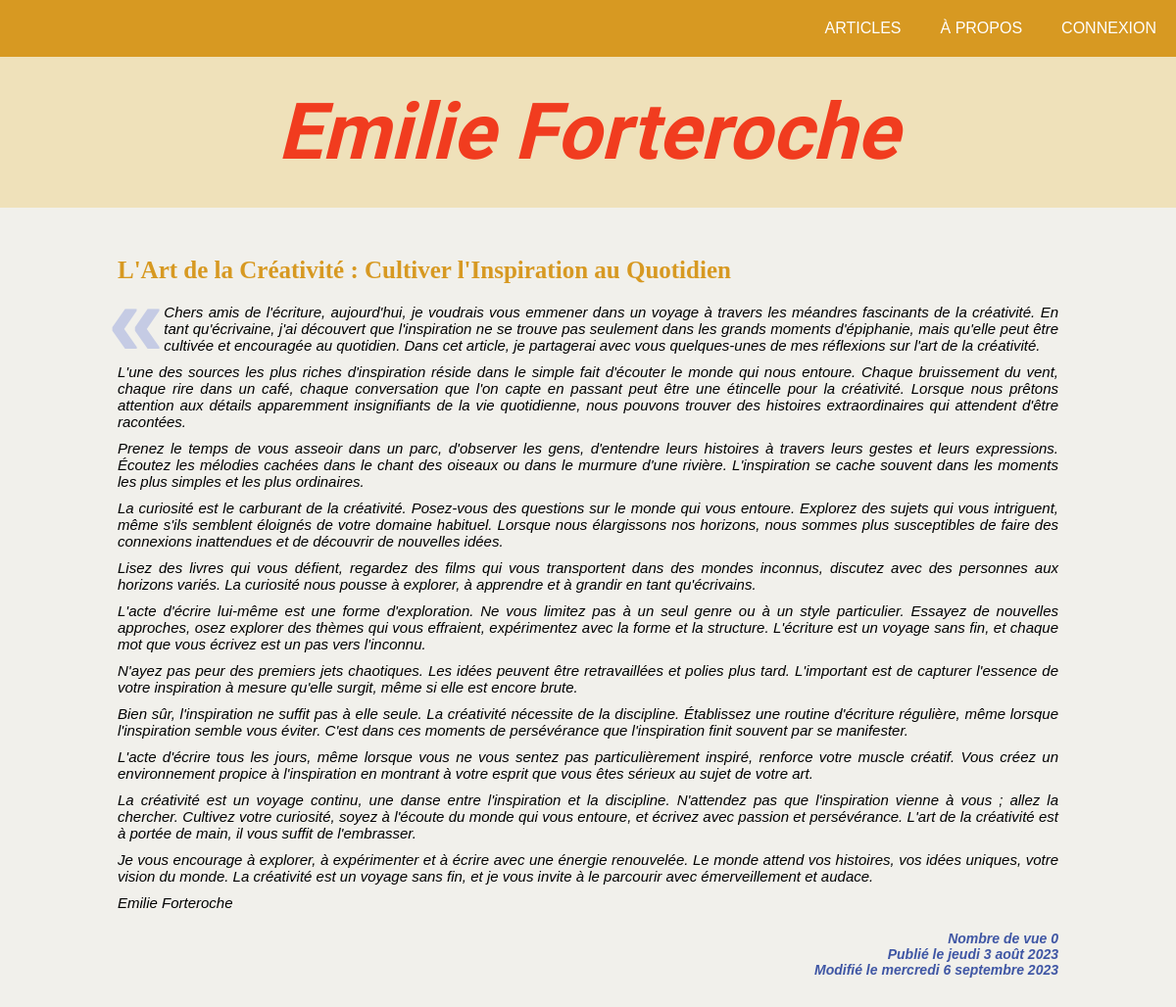
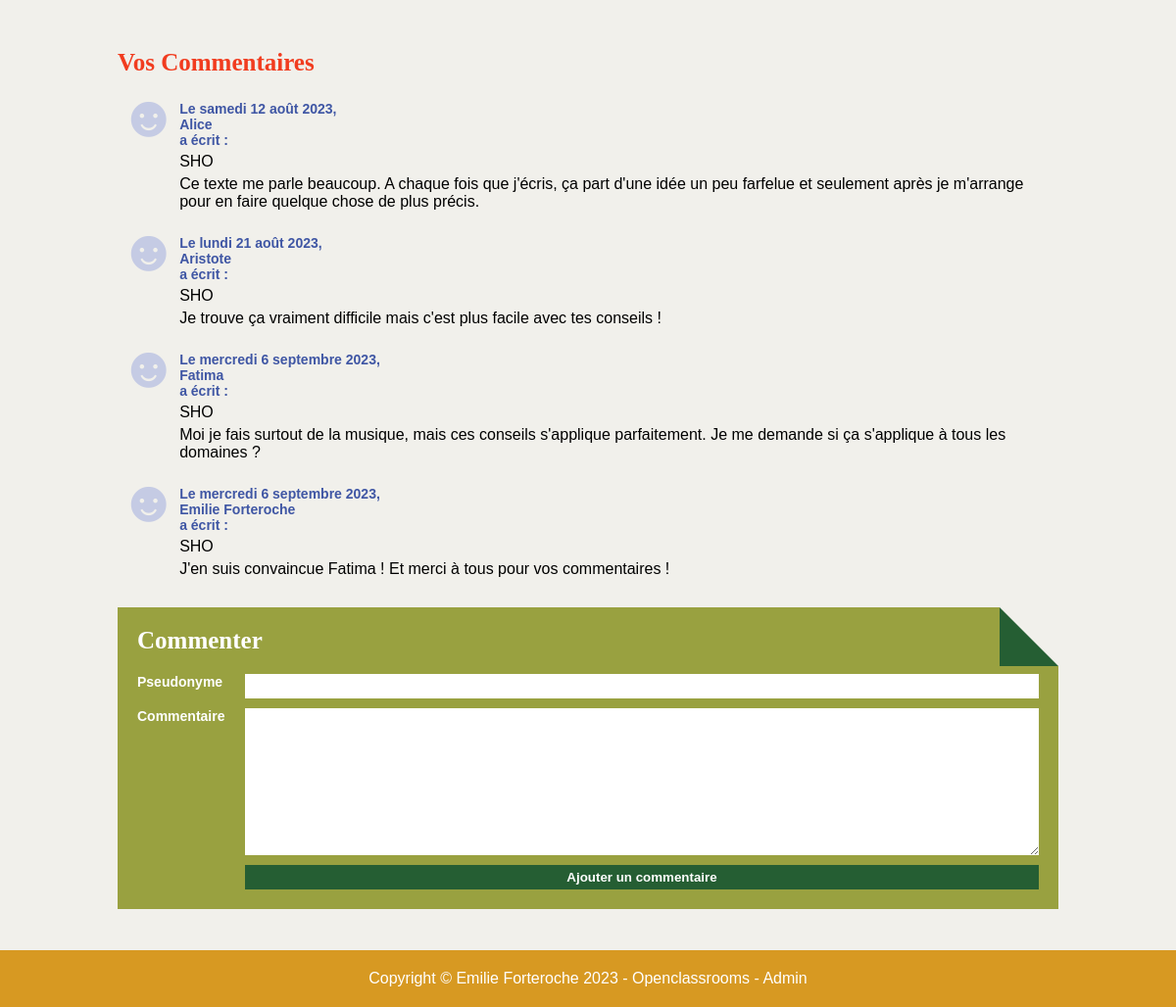
Screenshot of /index.php?action=showArticle&id=2 with the database file from the repository (2 pictures, top to bottom).
### tables this page shows
CREATE TABLE IF NOT EXISTS `article` (
  `id` int(11) NOT NULL AUTO_INCREMENT,
  `id_user` int(11) NOT NULL,
  `title` varchar(255) NOT NULL,
  `content` text NOT NULL,
  `date_creation` datetime NOT NULL,
  `date_update` datetime DEFAULT NULL,
  PRIMARY KEY (`id`),
  KEY `link_article_user` (`id_user`)
);

CREATE TABLE IF NOT EXISTS `comment` (
  `id` int(11) NOT NULL AUTO_INCREMENT,
  `id_article` int(11) NOT NULL,
  `pseudo` varchar(255) NOT NULL,
  `content` text NOT NULL,
  `date_creation` datetime NOT NULL,
  PRIMARY KEY (`id`),
  KEY `link_comment_article` (`id_article`)
);

### views/View.php (called while the page is built, shortened)
<?php
class View
{
    public function render(string $viewName, array $params = []) : void
    {
        $viewPath = $this->buildViewPath($viewName);
        $content = $this->_renderViewFromTemplate($viewPath, $params);
        require(MAIN_VIEW_PATH);
    }
    private function _renderViewFromTemplate(string $viewPath, array $params = []) : string
    {
        if (file_exists($viewPath)) {
            extract($params);
            require($viewPath);
            return ob_get_clean();
        } else {
            throw new Exception("La vue '$viewPath' est introuvable.");
        }
    }
    private function buildViewPath(string $viewName) : string
    {
        return TEMPLATE_VIEW_PATH . $viewName . '.php';
    }
}

### controllers/ArticleController.php (called while the page is built, shortened)
<?php
class ArticleController
{
    public function showArticle(): void
    {
        $id             = Utils::request("id", -1);
        $articleManager = new ArticleManager();
        $article        = $articleManager->getArticleById($id);
        $article        = $articleManager->updateViewsArticle($article);
        $commentManager = new CommentManager();
        $comments       = $commentManager->getAllCommentsByArticleId($id);
        $view           = new View($article->getTitle());
        $view->render("detailArticle", ['article' => $article, 'comments' => $comments]);
    }
}

### index.php (called while the page is built, shortened)
<?php
$action = Utils::request('action', 'home');
try {
    switch ($action) {
        case 'showArticle':
            $articleController = new ArticleController();
            $articleController->showArticle();
            break;
    }
} catch (Exception $e) {
    $errorView = new View('Erreur');
    $errorView->render('errorPage', ['errorMessage' => $e->getMessage()]);
}

### models/DBManager.php (called while the page is built, shortened)
<?php
class DBManager
{
    private static $instance;
    private $db;
    private function __construct()
    {
        $this->db = new PDO('mysql:host=' . DB_HOST . ';dbname=' . DB_NAME . ';charset=utf8', DB_USER, DB_PASS);
        $this->db->setAttribute(PDO::ATTR_ERRMODE, PDO::ERRMODE_EXCEPTION);
        $this->db->setAttribute(PDO::ATTR_DEFAULT_FETCH_MODE, PDO::FETCH_ASSOC);
    }
    public static function getInstance() : DBManager
    {
        if (!self::$instance) {
            self::$instance = new DBManager();
        }
        return self::$instance;
    }
    public function query(string $sql, ?array $params = null) : PDOStatement
    {
        if ($params == null) {
            $query = $this->db->query($sql);
        } else {
            $query = $this->db->prepare($sql);
            $query->execute($params);
        }
        return $query;
    }
}

### models/ArticleManager.php (called while the page is built, shortened)
<?php
class ArticleManager extends AbstractEntityManager
{
    public function updateViewsArticle(Article $article): Article
    {
        $views = $article->getViews() + 1;
        $sql   = "UPDATE article SET views = :views WHERE id = :id";
        $this->db->query($sql, [
            'views' => $views,
            'id' => $article->getId()
        ]);
        $article = $this->getArticleById($article->getId());
        return $article;
    }
    public function getArticleById(int $id): ?Article
    {
        $sql     = "SELECT * FROM article WHERE id = :id";
        $result  = $this->db->query($sql, ['id' => $id]);
        $article = $result->fetch();
        if ($article) {
            return new Article($article);
        }
        return null;
    }
}

### models/AbstractEntity.php (called while the page is built, shortened)
<?php
abstract class AbstractEntity
{
    protected int $id = -1;
    protected function hydrate(array $data) : void
    {
        foreach ($data as $key => $value) {
            $method = 'set' . str_replace('_', '', ucwords($key, '_'));
        }
    }
    public function setId(int $id) : void
    {
        $this->id = $id;
    }
    public function getId() : int
    {
        return $this->id;
    }
}

### models/Article.php (called while the page is built, shortened)
<?php
class Article extends AbstractEntity
{
    private string    $title        = "";
    private string    $content      = "";
    private ?DateTime $dateCreation = null;
    private ?DateTime $dateUpdate   = null;
    private ?int       $views        = null;
    private string    $slug         = "";
    public function getSlug(): string
    {
        return $this->slug;
    }
    public function setSlug(string $input): void
    {
        $textlower = isset($input) ? strtolower($input) : strtolower($this->title);
        $utf8normal   = iconv('utf-8', 'ascii//TRANSLIT', $textlower);
        $specialchars = preg_replace("/[:']/", '', $utf8normal);
        $this->slug   = str_replace(' ', '_', $specialchars);
    }
    public function getViews(): int
    {
        return $this->views;
    }
    public function setViews(?int $views): void
    {
        $this->views = $views != null ? $views : 0;
    }
    public function getTitle(): string
    {
        return $this->title;
    }
    public function setTitle(string $title): void
    {
        $this->title = $title;
    }
    public function getContent(int $length = -1): string
    {
        return $this->content;
    }
    public function setContent(string $content): void
    {
        $this->content = $content;
    }
    public function getDateCreation(): DateTime|IntlDateFormatter|string
    {
        return $this->dateCreation;
    }
    public function setDateCreation(string|DateTime $dateCreation, string $format = 'Y-m-d H:i:s'): void
    {
        if (is_string($dateCreation)) {
            $dateCreation = DateTime::createFromFormat($format, $dateCreation);
        }
        $this->dateCreation = $dateCreation;
    }
    public function getDateUpdate(): ?DateTime
    {
        return $this->dateUpdate;
    }
    public function setDateUpdate(string|DateTime $dateUpdate, string $format = 'Y-m-d H:i:s'): void
    {
        if (is_string($dateUpdate)) {
            $dateUpdate = DateTime::createFromFormat($format, $dateUpdate);
        }
        $this->dateUpdate = $dateUpdate;
    }
}

### models/CommentManager.php (called while the page is built, shortened)
<?php
class CommentManager extends AbstractEntityManager
{
    public function getAllCommentsByArticleId(int $idArticle): array
    {
        $sql      = "SELECT * FROM comment WHERE id_article = :idArticle";
        $result   = $this->db->query($sql, ['idArticle' => $idArticle]);
        $comments = [];
        while ($comment = $result->fetch()) {
            $comments[] = new Comment($comment);
        }
        return $comments;
    }
}

### models/Comment.php (called while the page is built, shortened)
<?php
class Comment extends AbstractEntity
{
    private string $pseudo;
    private string $content;
    private DateTime $dateCreation;
    public function getPseudo(): string
    {
        return $this->pseudo;
    }
    public function setPseudo(string $pseudo): void
    {
        $this->pseudo = $pseudo;
    }
    public function getContent(): string
    {
        return $this->content;
    }
    public function setContent(string $content): void
    {
        $this->content = $content;
    }
    public function getDateCreation(): DateTime
    {
        return $this->dateCreation;
    }
    public function setDateCreation(string|DateTime $dateCreation, string $format = 'Y-m-d H:i:s') : void
    {
        if (is_string($dateCreation)) {
            $dateCreation = DateTime::createFromFormat($format, $dateCreation);
        }
        $this->dateCreation = $dateCreation;
    }
}

### services/Utils.php (the view, shortened to what this page needs)
<?php
class Utils {
    public static function convertDateToFrenchFormat(DateTime $date) : string
    {
        $dateFormatter = new IntlDateFormatter('fr_FR', IntlDateFormatter::FULL, IntlDateFormatter::FULL);
        $dateFormatter->setPattern('EEEE d MMMM Y');
        return $dateFormatter->format($date);
    }
    public static function format(string $string) : string
    {
        $finalString = htmlspecialchars($string, ENT_QUOTES);
        $lines = explode("\n", $finalString);
        $finalString = "";
        foreach ($lines as $line) {
            if (trim($line) != "") {
                $finalString .= "<p>$line</p>";
            }
        }
        return $finalString;
    }
    public static function request(string $variableName, mixed $defaultValue = null) : mixed
    {
        return $_REQUEST[$variableName] ?? $defaultValue;
    }
}

### views/templates/detailArticle.php (shortened to what this page needs)
<article class="mainArticle">
    <h2> <?= Utils::format($article->getTitle()) ?>  </h2>
    <span class="quotation">«</span>
    <p><?= Utils::format($article->getContent()) ?></p>
    <div class="footer">
        <span class="info" id="page_views_<?= $article->getSlug() ?>"> Nombre de vue <?= $article->getViews() ?></span>
        <span class="info"> Publié le <?= Utils::convertDateToFrenchFormat($article->getDateCreation()) ?></span>
        <?php if ($article->getDateUpdate() != null) { ?>
            <span class="info"> Modifié le <?= Utils::convertDateToFrenchFormat($article->getDateUpdate()) ?></span>
        <?php } ?>
    </div>
</article>
<div class="comments">
    <h2 class="commentsTitle">Vos Commentaires</h2>
    <?php
    if (empty($comments)) {
        echo '<p class="info">Aucun commentaire pour cet article.</p>';
    } else {
        echo '<ul>';
        foreach ($comments as $comment) {
            echo '<li>';
            echo '  <div class="smiley">☻</div>';
            echo '  <div class="detailComment">';
            echo '      <h3 class="info">Le ' . Utils::convertDateToFrenchFormat($comment->getDateCreation()) . ", " . Utils::format($comment->getPseudo()) . ' a écrit :</h3>';
            echo ' SHO     <p class="content">' . Utils::format($comment->getContent()) . '</p>';
            echo '  </div>';
            echo '</li>';
        }
        echo '</ul>';
    }
    ?>
    <form action="index.php" method="post" class="foldedCorner">
        <h2>Commenter</h2>
        <div class="formComment formGrid">
            <label for="pseudo">Pseudonyme</label>
            <input type="text" name="pseudo" id="pseudo" required>
            <label for="content">Commentaire</label>
            <textarea name="content" id="content" required></textarea>
            <button class="submit">Ajouter un commentaire</button>
        </div>
    </form>
</div>

### views/templates/main.php (shortened to what this page needs)
<!DOCTYPE html>
<html lang="fr">
<head>
    <link rel="stylesheet" href="./css/style.css">
</head>
<body>
    <header>
        <nav>
            <a href="index.php">Articles</a>
            <a href="index.php?action=apropos">À propos</a>
            <?php
                if (isset($_SESSION['user'])) {
                    echo '<a href="index.php?action=admin">Administration</a>';
                    echo '<a href="index.php?action=disconnectUser">Déconnexion</a>';
                }else{
                    echo '<a href="index.php?action=connectionForm">Connexion</a>';
                }
                ?>
        </nav>
        <h1>Emilie Forteroche</h1>
    </header>
    <main>
        <?= $content  ?>
    </main>
    <footer>
        <p>Copyright © Emilie Forteroche 2023 - Openclassrooms - <a href="index.php?action=admin">Admin</a>
    </footer>
</body>
</html>

### css/style.css (style rules this page uses)
* { margin: 0; padding: 0; box-sizing: border-box; }
:root { --backgroundColor: #f1f0eb; --headerColor: #d79922; --headerPaleColor: #efe1ba; --titleColor: #f13c1f; --dateColor: #3f56a4; --quoteColor: #c5cbe4; --commentPaleColor: #99a140; --commentColor: #255E33; }
body { display: flex; flex-direction: column; align-items: center; font-family: 'arial', sans-serif; background-color: var(--backgroundColor); }
h1 { display: flex; justify-content: center; padding: 30px; font-family: 'Qwitcher Grypen', cursive; font-style: italic; font-size: 80px; color: var(--titleColor); }
h2 { width: 100%; margin: 20px 0; font-size: 25px; font-family: 'Times New Roman', Times, serif; color: var(--headerColor); }
ul { list-style: none; }
a { text-decoration: none; color: inherit; }
form { width: 100%; margin-top: 30px; padding: 20px; color: white; background-color: var(--commentPaleColor); }
form h2 { margin: 0 0 20px 0; color: white; }
form label { font-weight: bold; font-size: 14px; }
form input { padding: 5px; border: none; }
form textarea { height: 150px; padding: 5px; font-family: Arial, Helvetica, sans-serif; border: none; }
form .formGrid { display: grid; grid-template-columns: 100px minmax(0, 1fr); gap: 10px; }
form .formGrid .submit { grid-column: 2; grid-row: 3; }
.submit { padding: 5px 10px; font-weight: bold; color: white; background-color: var(--commentColor); border: none; }
.foldedCorner { position: relative; overflow: hidden; }
.foldedCorner::before { content: ""; position: absolute; top: 0; right: 0; width: 0; height: 0; border-width: 30px; border-style: solid; border-color: var(--backgroundColor) var(--backgroundColor) var(--commentColor) var(--commentColor); }
header { display: flex; flex-direction: column; width: 100%; margin-bottom: 30px; background-color: var(--headerPaleColor); }
header > nav { display: flex; justify-content: flex-end; background-color: var(--headerColor); }
header > nav > a { padding: 20px; text-transform: uppercase; font-size: 16px; color: white; }
main { display: flex; flex-direction: column; align-items: center; width: 80%; max-width: 1000px; margin: 0 50px 100px 50px; }
article { margin-bottom: 30px; text-align: justify; }
article > h2 { color: var(--headerColor); }
article > .quotation { float: left; height: 51px; margin-left: -10px; line-height: 0.35; font-family: Arial, Helvetica, sans-serif; font-weight: bold; font-size: 103px; color: var(--quoteColor); }
article > p { margin-bottom: 10px; font-style: italic; font-size: 15px; }
article > .footer { margin-top: 20px; display: flex; justify-content: space-between; }
.info { font-size: 14px; font-style: italic; font-weight: bold; color: var(--dateColor); }
.mainArticle .footer { display: flex; flex-direction: column; align-items: flex-end; }
.comments { width: 100%; margin-top: 30px; }
.commentsTitle { color: var(--titleColor); }
.comments ul { margin-bottom: 30px; }
.comments li { display: flex; margin-bottom: 20px; }
.comments .smiley { display: flex; align-items: flex-start; line-height: 0.7; font-size: 60px; color: var(--quoteColor); }
.detailComment .info { margin: 5px 0 5px 0; font-style: normal; }
.detailComment .content { margin: 5px 0 5px 0; }
footer { position: fixed; bottom: 0; display: flex; justify-content: center; width: 100%;; padding: 20px; color: white; background-color: var(--headerColor); }

### rows the page displays
article: title "L'Art de la Créativité : Cultiver l'Inspiration au Quotidien", content "Chers amis de l'écriture, aujourd'hui, je voudrais vous emmener dans un voyage à travers les méandres fascinants de la créativité. En tant qu'écrivaine, j'ai découvert que l'inspiration ne se trouve pas seulement dans les grands moments d'épiphanie, mais qu'elle peut être cultivée et encouragée au quotidien. Dans cet article, je partagerai avec vous quelques-unes de mes réflexions sur l'art de la créativité.", content "L'une des sources les plus riches d'inspiration réside dans le simple fait d'écouter le monde qui nous entoure. Chaque bruissement du vent, chaque rire dans un café, chaque conversation que l'on capte en passant peut être une étincelle pour la créativité. Lorsque nous prêtons attention aux détails apparemment insignifiants de la vie quotidienne, nous pouvons trouver des histoires extraordinaires qui attendent d'être racontées.", content "Prenez le temps de vous asseoir dans un parc, d'observer les gens, d'entendre leurs histoires à travers leurs gestes et leurs expressions. Écoutez les mélodies cachées dans le chant des oiseaux ou dans le murmure d'une rivière. L'inspiration se cache souvent dans les moments les plus simples et les plus ordinaires.", content "La curiosité est le carburant de la créativité. Posez-vous des questions sur le monde qui vous entoure. Explorez des sujets qui vous intriguent, même s'ils semblent éloignés de votre domaine habituel. Lorsque nous élargissons nos horizons, nous sommes plus susceptibles de faire des connexions inattendues et de découvrir de nouvelles idées.", content "Lisez des livres qui vous défient, regardez des films qui vous transportent dans des mondes inconnus, discutez avec des personnes aux horizons variés. La curiosité nous pousse à explorer, à apprendre et à grandir en tant qu'écrivains.", content "L'acte d'écrire lui-même est une forme d'exploration. Ne vous limitez pas à un seul genre ou à un style particulier. Essayez de nouvelles approches, osez explorer des thèmes qui vous effraient, expérimentez avec la forme et la structure. L'écriture est un voyage sans fin, et chaque mot que vous écrivez est un pas vers l'inconnu.", content "N'ayez pas peur des premiers jets chaotiques. Les idées peuvent être retravaillées et polies plus tard. L'important est de capturer l'essence de votre inspiration à mesure qu'elle surgit, même si elle est encore brute.", content "Bien sûr, l'inspiration ne suffit pas à elle seule. La créativité nécessite de la discipline. Établissez une routine d'écriture régulière, même lorsque l'inspiration semble vous éviter. C'est dans ces moments de persévérance que l'inspiration finit souvent par se manifester.", content "L'acte d'écrire tous les jours, même lorsque vous ne vous sentez pas particulièrement inspiré, renforce votre muscle créatif. Vous créez un environnement propice à l'inspiration en montrant à votre esprit que vous êtes sérieux au sujet de votre art.", content "La créativité est un voyage continu, une danse entre l'inspiration et la discipline. N'attendez pas que l'inspiration vienne à vous ; allez la chercher. Cultivez votre curiosité, soyez à l'écoute du monde qui vous entoure, et écrivez avec passion et persévérance. L'art de la créativité est à portée de main, il vous suffit de l'embrasser.", content "Je vous encourage à explorer, à expérimenter et à écrire avec une énergie renouvelée. Le monde attend vos histoires, vos idées uniques, votre vision du monde. La créativité est un voyage sans fin, et je vous invite à le parcourir avec émerveillement et audace.", content "Emilie Forteroche", views "0", date_creation "jeudi 3 août 2023", date_update "mercredi 6 septembre 2023"
comment: date_creation "samedi 12 août 2023", pseudo "Alice", content "Ce texte me parle beaucoup. A chaque fois que j'écris, ça part d'une idée un peu farfelue et seulement après je m'arrange pour en faire quelque chose de plus précis."
comment: date_creation "lundi 21 août 2023", pseudo "Aristote", content "Je trouve ça vraiment difficile mais c'est plus facile avec tes conseils !"
comment: date_creation "mercredi 6 septembre 2023", pseudo "Fatima", content "Moi je fais surtout de la musique, mais ces conseils s'applique parfaitement. Je me demande si ça s'applique à tous les domaines ?"
comment: date_creation "mercredi 6 septembre 2023", pseudo "Emilie Forteroche", content "J'en suis convaincue Fatima ! Et merci à tous pour vos commentaires !"
